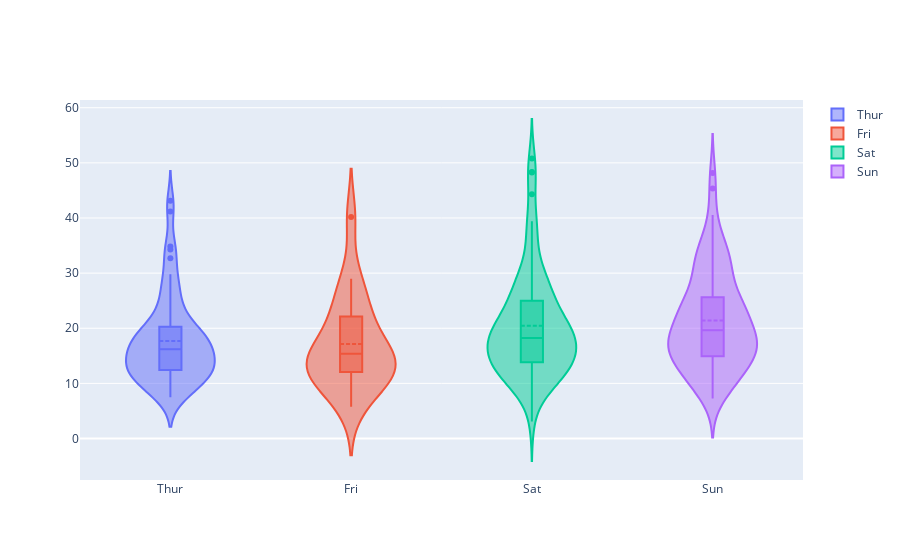

The notebook cell this image was saved under:
### Code cell
import plotly.graph_objects as go

import pandas as pd

df = pd.read_csv("https://raw.githubusercontent.com/plotly/datasets/master/violin_data.csv")

fig = go.Figure()

days = ['Thur', 'Fri', 'Sat', 'Sun']

for day in days:
    fig.add_trace(go.Violin(x=df['day'][df['day'] == day],
                            y=df['total_bill'][df['day'] == day],
                            name=day,
                            box_visible=True,
                            meanline_visible=True))

fig.show()

### Figure 1 — Plotly figure (JSON) as saved in the notebook; plotly's stock layout.template omitted (floating-point values rounded to 4 significant figures)
{"data": [{"box": {"visible": true}, "meanline": {"visible": true}, "name": "Thur", "type": "violin", "x": ["Thur", "Thur", "Thur", "Thur", "Thur", "Thur", "Thur", "Thur", "Thur", "Thur", "Thur", "Thur", "Thur", "Thur", "Thur", "Thur", "Thur", "Thur", "Thur", "Thur", "Thur", "Thur", "Thur", "Thur", "Thur", "Thur", "Thur", "Thur", "Thur", "Thur", "Thur", "Thur", "Thur", "Thur", "Thur", "Thur", "Thur", "Thur", "Thur", "Thur", "Thur", "Thur", "Thur", "Thur", "Thur", "Thur", "Thur", "Thur", "Thur", "Thur", "Thur", "Thur", "Thur", "Thur", "Thur", "Thur", "Thur", "Thur", "Thur", "Thur", "Thur", "Thur"], "y": [27.2, 22.76, 17.29, 19.44, 16.66, 10.07, 32.68, 15.98, 34.83, 13.03, 18.28, 24.71, 21.16, 10.65, 12.43, 24.08, 11.69, 13.42, 14.26, 15.95, 12.48, 29.8, 8.52, 14.52, 11.38, 22.82, 19.08, 20.27, 11.17, 12.26, 18.26, 8.51, 10.33, 14.15, 16, 13.16, 17.47, 34.3, 41.19, 27.05, 16.43, 8.35, 18.64, 11.87, 9.78, 7.51, 19.81, 28.44, 15.48, 16.58, 7.56, 10.34, 43.11, 13, 13.51, 18.71, 12.74, 13, 16.4, 20.53, 16.47, 18.78]}, {"box": {"visible": true}, "meanline": {"visible": true}, "name": "Fri", "type": "violin", "x": ["Fri", "Fri", "Fri", "Fri", "Fri", "Fri", "Fri", "Fri", "Fri", "Fri", "Fri", "Fri", "Fri", "Fri", "Fri", "Fri", "Fri", "Fri", "Fri"], "y": [28.97, 22.49, 5.75, 16.32, 22.75, 40.17, 27.28, 12.03, 21.01, 12.46, 11.35, 15.38, 12.16, 13.42, 8.58, 15.98, 13.42, 16.27, 10.09]}, {"box": {"visible": true}, "meanline": {"visible": true}, "name": "Sat", "type": "violin", "x": ["Sat", "Sat", "Sat", "Sat", "Sat", "Sat", "Sat", "Sat", "Sat", "Sat", "Sat", "Sat", "Sat", "Sat", "Sat", "Sat", "Sat", "Sat", "Sat", "Sat", "Sat", "Sat", "Sat", "Sat", "Sat", "Sat", "Sat", "Sat", "Sat", "Sat", "Sat", "Sat", "Sat", "Sat", "Sat", "Sat", "Sat", "Sat", "Sat", "Sat", "Sat", "Sat", "Sat", "Sat", "Sat", "Sat", "Sat", "Sat", "Sat", "Sat", "Sat", "Sat", "Sat", "Sat", "Sat", "Sat", "Sat", "Sat", "Sat", "Sat", "Sat", "Sat", "Sat", "Sat", "Sat", "Sat", "Sat", "Sat", "Sat", "Sat", "Sat", "Sat", "Sat", "Sat", "Sat", "Sat", "Sat", "Sat", "Sat", "Sat", "Sat", "Sat", "Sat", "Sat", "Sat", "Sat", "Sat"], "y": [20.65, 17.92, 20.29, 15.77, 39.42, 19.82, 17.81, 13.37, 12.69, 21.7, 19.65, 9.55, 18.35, 15.06, 20.69, 17.78, 24.06, 16.31, 16.93, 18.69, 31.27, 16.04, 38.01, 26.41, 11.24, 48.27, 20.29, 13.81, 11.02, 18.29, 17.59, 20.08, 16.45, 3.07, 20.23, 15.01, 12.02, 17.07, 26.86, 25.28, 14.73, 10.51, 17.92, 44.3, 22.42, 20.92, 15.36, 20.49, 25.21, 18.24, 14.31, 14, 7.25, 10.59, 10.63, 50.81, 15.81, 26.59, 38.73, 24.27, 12.76, 30.06, 25.89, 48.33, 13.27, 28.17, 12.9, 28.15, 11.59, 7.74, 30.14, 20.45, 13.28, 22.12, 24.01, 15.69, 11.61, 10.77, 15.53, 10.07, 12.6, 32.83, 35.83, 29.03, 27.18, 22.67, 17.82]}, {"box": {"visible": true}, "meanline": {"visible": true}, "name": "Sun", "type": "violin", "x": ["Sun", "Sun", "Sun", "Sun", "Sun", "Sun", "Sun", "Sun", "Sun", "Sun", "Sun", "Sun", "Sun", "Sun", "Sun", "Sun", "Sun", "Sun", "Sun", "Sun", "Sun", "Sun", "Sun", "Sun", "Sun", "Sun", "Sun", "Sun", "Sun", "Sun", "Sun", "Sun", "Sun", "Sun", "Sun", "Sun", "Sun", "Sun", "Sun", "Sun", "Sun", "Sun", "Sun", "Sun", "Sun", "Sun", "Sun", "Sun", "Sun", "Sun", "Sun", "Sun", "Sun", "Sun", "Sun", "Sun", "Sun", "Sun", "Sun", "Sun", "Sun", "Sun", "Sun", "Sun", "Sun", "Sun", "Sun", "Sun", "Sun", "Sun", "Sun", "Sun", "Sun", "Sun", "Sun", "Sun"], "y": [16.99, 10.34, 21.01, 23.68, 24.59, 25.29, 8.77, 26.88, 15.04, 14.78, 10.27, 35.26, 15.42, 18.43, 14.83, 21.58, 10.33, 16.29, 16.97, 17.46, 13.94, 9.68, 30.4, 18.29, 22.23, 32.4, 28.55, 18.04, 12.54, 10.29, 34.81, 9.94, 25.56, 19.49, 38.07, 23.95, 25.71, 17.31, 29.93, 14.07, 13.13, 17.26, 24.55, 19.77, 29.85, 48.17, 25, 13.39, 16.49, 21.5, 12.66, 16.21, 13.81, 17.51, 24.52, 20.76, 31.71, 7.25, 31.85, 16.82, 32.9, 17.89, 14.48, 9.6, 34.63, 34.65, 23.33, 45.35, 23.17, 40.55, 20.69, 20.9, 30.46, 18.15, 23.1, 15.69]}], "layout": {}}
